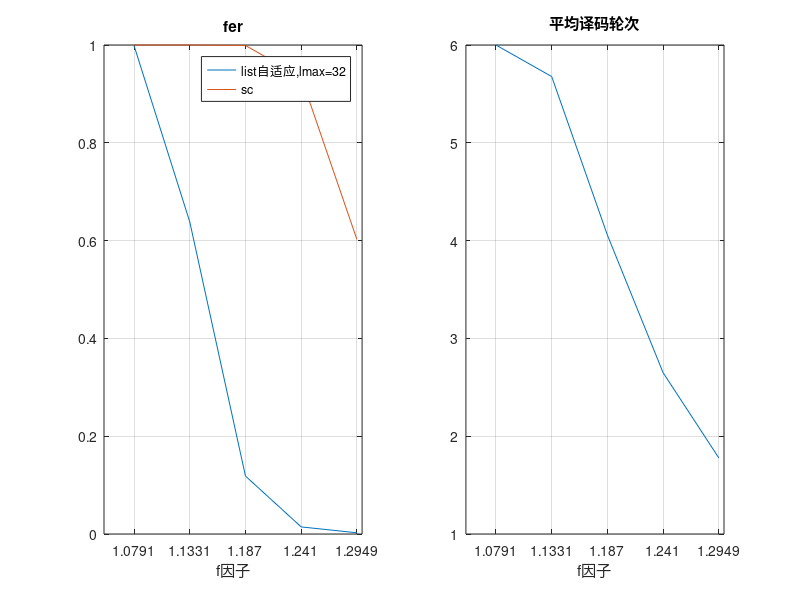

This figure's MATLAB source:
%数据处理
clc
load('matlab.mat')
%1 list 1-32变化译码01表示失败成功
%2 list 表示译码最大list数量
%3 固定list为16时 0 1译码成功失败
fer1=1-sum(result(:,:,1),2)/length(result(1,:,1));
fer2=1-sum(result(:,:,3),2)/length(result(1,:,3));
fer3=1-sum(result(:,:,4),2)/length(result(1,:,3));
loop=sum(log2(result(:,:,2))+1,2)/length(result(1,:,3));
n_fro=10000:500:12000;
R=1-n_fro/(2^16);
f=(1-R)/0.1414;
figure;
% burg法
subplot(121);
plot(f,fer1,f,fer3);
xlabel('f因子')
xticks(f)
legend('list自适应,lmax=32','sc')
title('fer')
grid on;
subplot(122);
plot(f,loop);
title('平均译码轮次')
xticks(f)
xlabel('f因子')
grid on;

